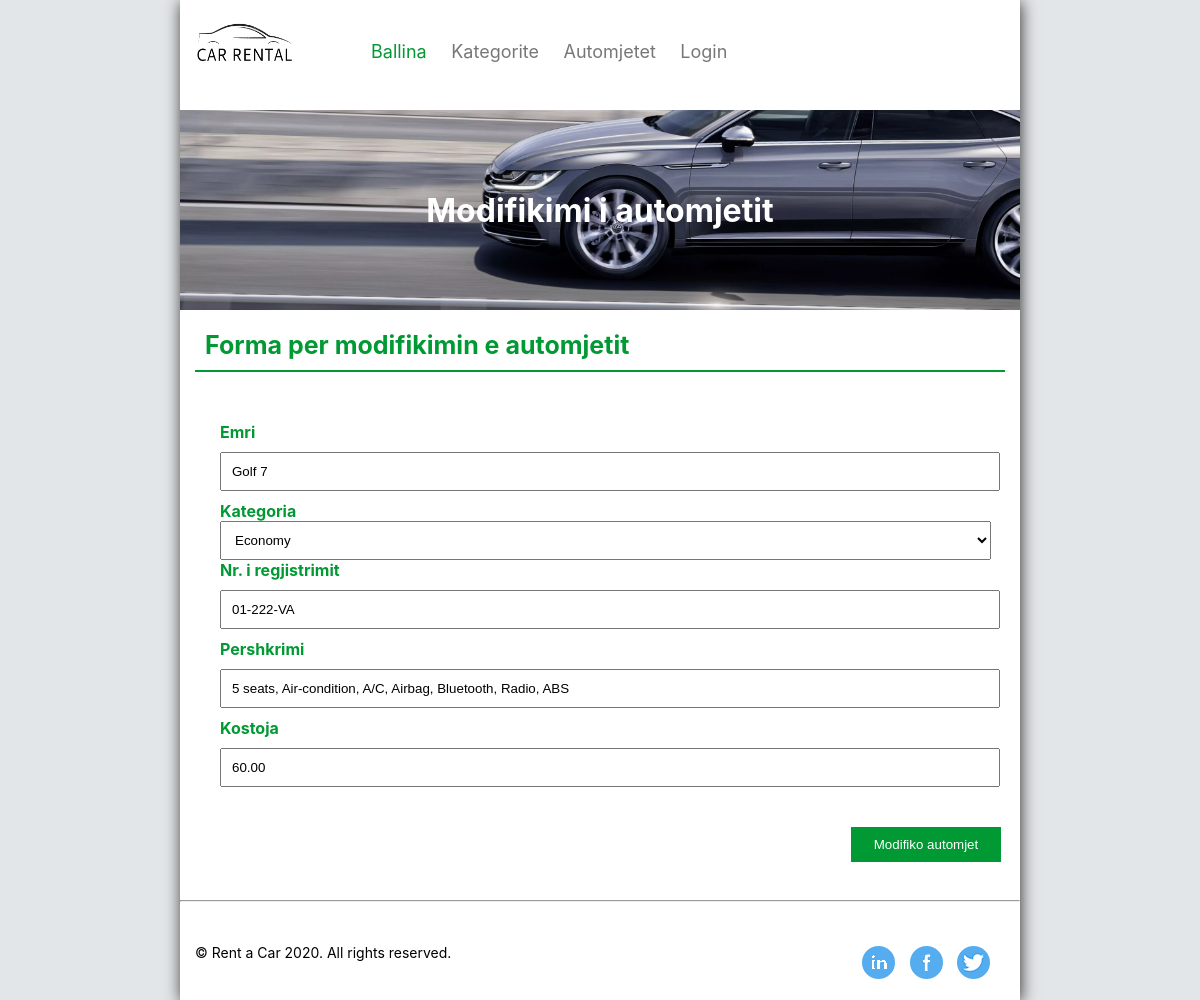
/shto_modifiko_automjet.php?automjetiid=5, run on the app's committed database.
### tables this page shows
CREATE TABLE `automjetet` (
  `automjetiid` int(11) NOT NULL,
  `kategoriaid` int(11) NOT NULL,
  `emri` varchar(255) NOT NULL,
  `nr_regjistrimit` varchar(255) NOT NULL,
  `pershkrimi` text,
  `kostoja` decimal(10,2) NOT NULL
);

CREATE TABLE `kategorite` (
  `kategoriaid` int(11) NOT NULL,
  `emri` varchar(255) NOT NULL,
  `pershkrimi` text
);

### includes/sqlFunctions.php (called while the page is built, shortened)
<?php
    function connection()
    {
        $dbconn = mysqli_connect('localhost', 'root', '', 'rentacardb');
        return $dbconn;
    }
    function merrKategorit(){
        $dbconn = connection();
        $sql = "SELECT * FROM kategorite";
        $result = mysqli_query($dbconn, $sql);
        return $result;
    }
    function merrAutomjetinId($automjetiid){
        $dbconn = connection();
        $sql = "SELECT * FROM automjetet WHERE automjetiid = $automjetiid";
        $result = mysqli_query($dbconn, $sql);
        return $automjeti = mysqli_fetch_assoc($result);
    }
?>

### shto_modifiko_automjet.php (the view, shortened to what this page needs)
<?php include_once('includes/header.php'); ?>
<?php include_once('includes/sqlFunctions.php'); ?>
<?php
if(isset($_GET['automjetiid'])){
    $aid = $_GET['automjetiid'];
    $automjeti = merrAutomjetinId($aid);
}
?>
<div id="main">
    <div id="slide-bar">
        <div class="image">
        <?php
            if(isset($_GET['automjetiid'])) {
                echo '<h1>Modifikimi i automjetit</h1>';
            } else {
                echo '<h1>Shtimi i automjetit</h1>';
            }
        ?>
        </div>
    </div>
        <?php
            if(isset($_GET['automjetiid'])) {
                echo '<h1 id="hi">Forma per modifikimin e automjetit</h1>';
            } else {
                echo '<h1 id="hi">Forma per shtimin e automjetit</h1>';
            }
        ?>
    <form method="post" id="shtoForma">
        <label for="emri">Emri</label>
        <input type="text" name="emri" value="<?php if(isset($_GET['automjetiid'])) echo $automjeti['emri']; ?>">
        <label for="kategoria">Kategoria</label>
        <select name="kategoriaid" id="">
            <?php $kategorite = merrKategorit();
            while ($kategoria = mysqli_fetch_assoc($kategorite)) : ?>
                <option value="<?php echo $kategoria['kategoriaid']; ?>" <?php if(isset($_GET['automjetiid']))if($kategoria['kategoriaid'] == $automjeti['kategoriaid']) echo 'selected' ; ?> ><?php echo $kategoria['emri']; ?></option>
            <?php
            endwhile;
            ?>
        </select>
        <label for="nr_regjistrimit">Nr. i regjistrimit</label>
        <input type="text" name="nr_regjistrimit" value="<?php if(isset($_GET['automjetiid'])) echo $automjeti['nr_regjistrimit']; ?>">
        <label for="pershkrimi">Pershkrimi</label>
        <input type="text" name="pershkrimi" value="<?php if(isset($_GET['automjetiid'])) echo $automjeti['pershkrimi']; ?>">
        <label for="kostoja">Kostoja</label>
        <input type="text" name="kostoja" value="<?php if(isset($_GET['automjetiid'])) echo $automjeti['kostoja']; ?>">
        <?php if(isset($_GET['automjetiid'])) : ?>
            <input type="submit" name="modifikoAutomjet" value="Modifiko automjet">
        <?php else : ?>
            <input type="submit" name="shtoAutomjet" value="Shto automjet">
        <?php endif; ?>
    </form>
</div>
<hr>
<?php include_once('includes/footer.php'); ?>

### css/style.css (style rules this page uses)
body { margin: 0px; padding: 0px; background-color: #e3e6e8; font-family: -apple-system, BlinkMacSystemFont, "Segoe UI", Roboto, "Helvetica Neue", Arial, sans-serif; }
.image { background-image: url(../images/car5.png); background-position: bottom left; width: 100%; height: 200px; }
.image h1 { color: #fff; text-align: center; position: relative; top: 50%; transform: translateY(-50%); }

### shto_modifiko_automjet.php (style rules this page uses)
#shtoForma { width: 90%; margin: 50px 40px; }
#hi { color: #009933; padding: 20px 0px 10px 10px; margin: 0px 15px; font-size: 25px; border-bottom: 2px solid #009933; }
label, input, select { width: 100%; padding: 10px; }
label { color: #009933; font-weight: bold; margin-left: -10px; }
select { width: 102%; }
input { outline: none; margin: 10px 0px; }
input[type='submit'] { width: 150px; float: right; margin: 30px 0px; margin-right: -25px; color: #fff; background-color: #009933; border: none; }

### data on the page
automjetet: emri "Golf 7", kategoriaid "Economy", nr_regjistrimit "01-222-VA", pershkrimi "5 seats, Air-condition, A/C, Airbag, Bluetooth, Radio, ABS", kostoja "60.00"
